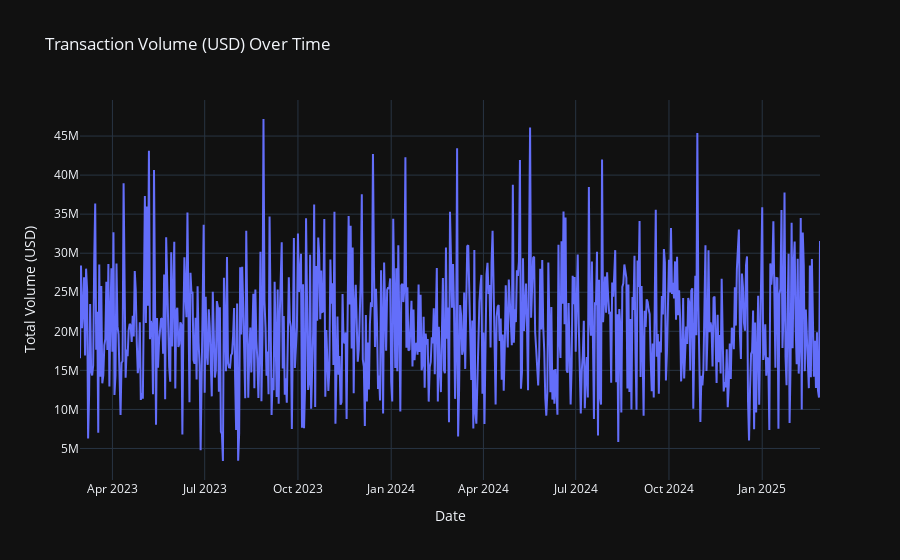

This figure's notebook cell:
### Markdown cell above
# Transaction Volume Over Time (Line Chart)

### Code cell
import pandas as pd
import plotly.express as px
import plotly.graph_objects as go

# Load data
df = pd.read_csv('cleaned_crypto_transactions.csv')

# Convert date column
df['Transaction_Date'] = pd.to_datetime(df['Transaction_Date'])

# --- PLOT 1: Transaction Volume Over Time (USD) ---
daily = df.groupby(df['Transaction_Date'].dt.date)['Total_Value'].sum().reset_index()
fig_line = px.line(
    daily, x='Transaction_Date', y='Total_Value',
    title='Transaction Volume (USD) Over Time',
    labels={'Total_Value': 'Total Volume (USD)', 'Transaction_Date': 'Date'}
)
fig_line.show()

### Figure 1 — Plotly figure (JSON) as saved in the notebook; plotly's stock layout.template omitted (floating-point values rounded to 4 significant figures; data arrays with more than 128 entries replaced by an {"elided": "..."} marker saying what was removed)
{"data": [{"hovertemplate": "Date=%{x}<br>Total Volume (USD)=%{y}<extra></extra>", "legendgroup": "", "line": {"color": "#636efa", "dash": "solid"}, "marker": {"symbol": "circle"}, "mode": "lines", "name": "", "orientation": "v", "showlegend": false, "x": {"elided": "731 str values"}, "xaxis": "x", "y": {"elided": "731 float values"}, "yaxis": "y", "type": "scatter"}], "layout": {"xaxis": {"anchor": "y", "domain": [0.0, 1.0], "title": {"text": "Date"}}, "yaxis": {"anchor": "x", "domain": [0.0, 1.0], "title": {"text": "Total Volume (USD)"}}, "legend": {"tracegroupgap": 0}, "title": {"text": "Transaction Volume (USD) Over Time"}}}
